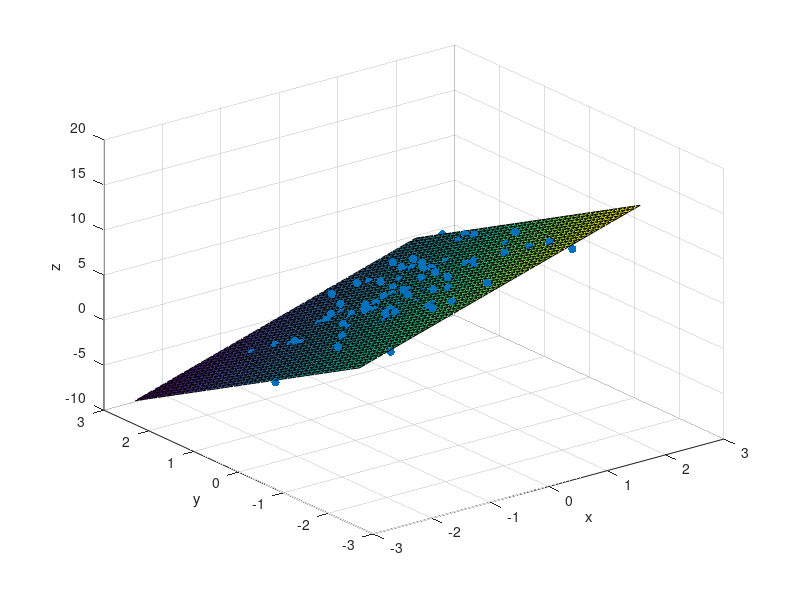

Recreate this plot in MATLAB.
% Generar datos de muestra
x = randn(100,1);
y = randn(100,1);
z = 2*x - 3*y + 5 + 0.5*randn(100,1); % Ecuación del plano: z = a*x + b*y + c

% Agregar una columna de unos a x e y para incluir el término independiente en la regresión lineal
X = [ones(100,1) x y];

% Resolver el sistema de ecuaciones usando mínimos cuadrados
coeffs = inv(X'*X)*X'*z;

% Imprimir los coeficientes encontrados
fprintf('Coeficientes: a=%.2f, b=%.2f, c=%.2f\n',coeffs(2),coeffs(3),coeffs(1));

% Graficar los datos y el plano encontrado
figure;
scatter3(x,y,z,'filled');
hold on;
[Xp,Yp] = meshgrid(min(x):0.1:max(x),min(y):0.1:max(y));
Zp = coeffs(2)*Xp + coeffs(3)*Yp + coeffs(1);
surf(Xp,Yp,Zp);
xlabel('x');
ylabel('y');
zlabel('z');
